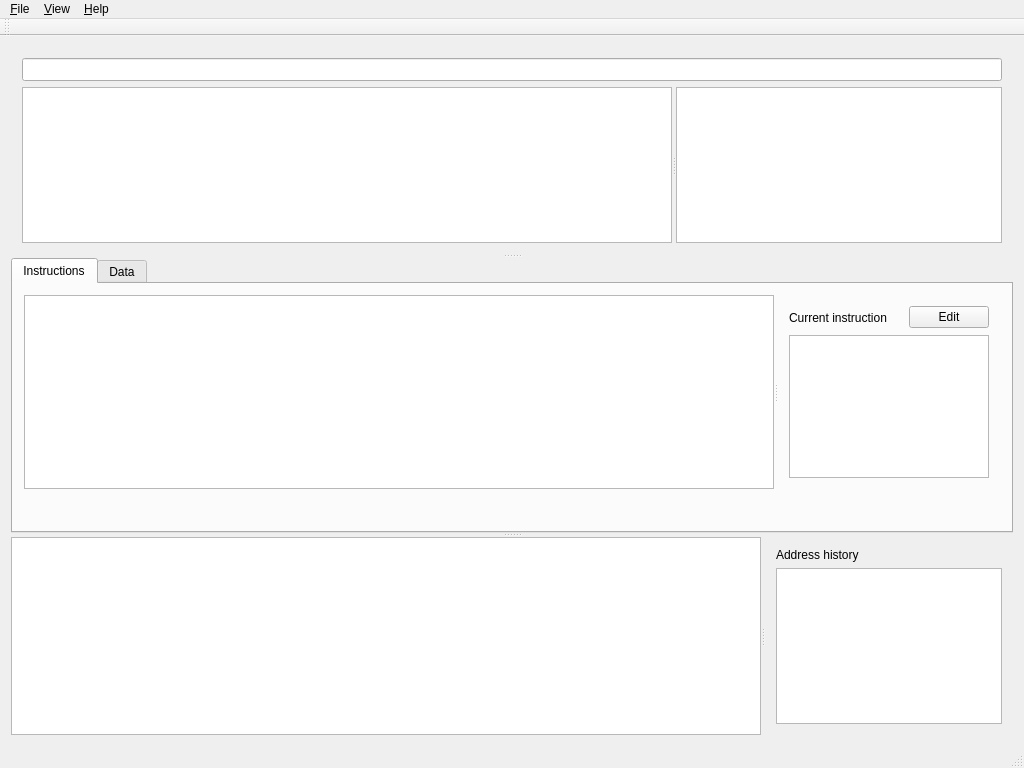
<?xml version="1.0" encoding="UTF-8"?>
<ui version="4.0">
 <class>MainWindow</class>
 <widget class="QMainWindow" name="MainWindow">
  <property name="geometry">
   <rect>
    <x>0</x>
    <y>0</y>
    <width>1024</width>
    <height>768</height>
   </rect>
  </property>
  <property name="windowTitle">
   <string>EmilPRO</string>
  </property>
  <widget class="QWidget" name="centralWidget">
   <layout class="QGridLayout" name="gridLayout">
    <item row="0" column="0">
     <widget class="QSplitter" name="splitter_5">
      <property name="orientation">
       <enum>Qt::Vertical</enum>
      </property>
      <widget class="QWidget" name="layoutWidget">
       <layout class="QVBoxLayout" name="verticalLayout">
        <item>
         <widget class="QLineEdit" name="locationLineEdit">
          <property name="font">
           <font>
            <family>Monospace</family>
            <pointsize>10</pointsize>
            <italic>false</italic>
           </font>
          </property>
         </widget>
        </item>
        <item>
         <widget class="QSplitter" name="splitter">
          <property name="orientation">
           <enum>Qt::Horizontal</enum>
          </property>
          <widget class="QTableView" name="symbolTableView">
           <property name="minimumSize">
            <size>
             <width>650</width>
             <height>0</height>
            </size>
           </property>
           <property name="baseSize">
            <size>
             <width>0</width>
             <height>0</height>
            </size>
           </property>
           <property name="font">
            <font>
             <family>Monospace</family>
             <pointsize>10</pointsize>
             <kerning>true</kerning>
            </font>
           </property>
           <property name="styleSheet">
            <string notr="true"/>
           </property>
           <property name="editTriggers">
            <set>QAbstractItemView::NoEditTriggers</set>
           </property>
           <property name="selectionBehavior">
            <enum>QAbstractItemView::SelectRows</enum>
           </property>
           <property name="showGrid">
            <bool>false</bool>
           </property>
           <attribute name="verticalHeaderVisible">
            <bool>false</bool>
           </attribute>
          </widget>
          <widget class="QTableView" name="referencesTableView">
           <property name="font">
            <font>
             <family>Monospace</family>
             <pointsize>10</pointsize>
            </font>
           </property>
           <property name="editTriggers">
            <set>QAbstractItemView::NoEditTriggers</set>
           </property>
           <property name="selectionBehavior">
            <enum>QAbstractItemView::SelectRows</enum>
           </property>
           <property name="showGrid">
            <bool>false</bool>
           </property>
           <attribute name="horizontalHeaderVisible">
            <bool>false</bool>
           </attribute>
           <attribute name="verticalHeaderVisible">
            <bool>false</bool>
           </attribute>
          </widget>
         </widget>
        </item>
       </layout>
      </widget>
      <widget class="QSplitter" name="splitter_4">
       <property name="orientation">
        <enum>Qt::Vertical</enum>
       </property>
       <widget class="QTabWidget" name="tabWidget">
        <property name="currentIndex">
         <number>0</number>
        </property>
        <widget class="QWidget" name="tab">
         <attribute name="title">
          <string>Instructions</string>
         </attribute>
         <layout class="QGridLayout" name="gridLayout_3">
          <item row="0" column="0">
           <widget class="QSplitter" name="splitter_2">
            <property name="orientation">
             <enum>Qt::Horizontal</enum>
            </property>
            <widget class="QTableView" name="instructionTableView">
             <property name="minimumSize">
              <size>
               <width>750</width>
               <height>0</height>
              </size>
             </property>
             <property name="font">
              <font>
               <family>Monospace</family>
               <pointsize>10</pointsize>
               <italic>false</italic>
              </font>
             </property>
             <property name="selectionBehavior">
              <enum>QAbstractItemView::SelectRows</enum>
             </property>
             <property name="showGrid">
              <bool>false</bool>
             </property>
             <attribute name="horizontalHeaderVisible">
              <bool>true</bool>
             </attribute>
             <attribute name="verticalHeaderVisible">
              <bool>false</bool>
             </attribute>
            </widget>
            <widget class="QWidget" name="layoutWidget2">
             <layout class="QVBoxLayout" name="verticalLayout_2">
              <item>
               <layout class="QHBoxLayout" name="horizontalLayout">
                <item>
                 <widget class="QLabel" name="currentInstructionLabel">
                  <property name="text">
                   <string>Current instruction</string>
                  </property>
                 </widget>
                </item>
                <item>
                 <spacer name="horizontalSpacer">
                  <property name="orientation">
                   <enum>Qt::Horizontal</enum>
                  </property>
                  <property name="sizeHint" stdset="0">
                   <size>
                    <width>13</width>
                    <height>23</height>
                   </size>
                  </property>
                 </spacer>
                </item>
                <item>
                 <widget class="QPushButton" name="editInstructionPushButton">
                  <property name="text">
                   <string>Edit</string>
                  </property>
                 </widget>
                </item>
               </layout>
              </item>
              <item>
               <widget class="QTextEdit" name="instructionTextEdit"/>
              </item>
             </layout>
            </widget>
           </widget>
          </item>
          <item row="1" column="0">
           <widget class="QWidget" name="instructionEncodingLineEdit" native="true">
            <property name="sizePolicy">
             <sizepolicy hsizetype="Expanding" vsizetype="Minimum">
              <horstretch>0</horstretch>
              <verstretch>0</verstretch>
             </sizepolicy>
            </property>
            <property name="minimumSize">
             <size>
              <width>0</width>
              <height>25</height>
             </size>
            </property>
            <property name="baseSize">
             <size>
              <width>0</width>
              <height>25</height>
             </size>
            </property>
           </widget>
          </item>
         </layout>
        </widget>
        <widget class="QWidget" name="tab_2">
         <attribute name="title">
          <string>Data</string>
         </attribute>
         <layout class="QGridLayout" name="gridLayout_2">
          <property name="margin">
           <number>0</number>
          </property>
          <property name="spacing">
           <number>0</number>
          </property>
         </layout>
        </widget>
       </widget>
       <widget class="QSplitter" name="splitter_3">
        <property name="orientation">
         <enum>Qt::Horizontal</enum>
        </property>
        <widget class="QTextEdit" name="sourceTextEdit">
         <property name="minimumSize">
          <size>
           <width>750</width>
           <height>0</height>
          </size>
         </property>
         <property name="font">
          <font>
           <family>Monospace</family>
           <pointsize>10</pointsize>
           <italic>false</italic>
          </font>
         </property>
        </widget>
        <widget class="QWidget" name="layoutWidget3">
         <layout class="QVBoxLayout" name="verticalLayout_3">
          <item>
           <widget class="QLabel" name="addressHistoryLabel">
            <property name="text">
             <string>Address history</string>
            </property>
           </widget>
          </item>
          <item>
           <widget class="QListView" name="addressHistoryListView">
            <property name="font">
             <font>
              <family>Monospace</family>
              <pointsize>10</pointsize>
             </font>
            </property>
           </widget>
          </item>
         </layout>
        </widget>
       </widget>
      </widget>
     </widget>
    </item>
   </layout>
  </widget>
  <widget class="QMenuBar" name="menuBar">
   <property name="geometry">
    <rect>
     <x>0</x>
     <y>0</y>
     <width>1024</width>
     <height>27</height>
    </rect>
   </property>
   <widget class="QMenu" name="menu_File">
    <property name="title">
     <string>&amp;File</string>
    </property>
    <addaction name="action_Open"/>
    <addaction name="separator"/>
    <addaction name="action_Quit"/>
   </widget>
   <widget class="QMenu" name="menu_View">
    <property name="title">
     <string>&amp;View</string>
    </property>
    <addaction name="action_Forward"/>
    <addaction name="action_Backward"/>
    <addaction name="separator"/>
    <addaction name="action_Mangle_names"/>
    <addaction name="action_Toggle_data_instructions"/>
    <addaction name="actionAT_T_syntax_x86"/>
   </widget>
   <widget class="QMenu" name="menu_Help">
    <property name="title">
     <string>&amp;Help</string>
    </property>
    <addaction name="action_About"/>
   </widget>
   <addaction name="menu_File"/>
   <addaction name="menu_View"/>
   <addaction name="menu_Help"/>
  </widget>
  <widget class="QToolBar" name="mainToolBar">
   <attribute name="toolBarArea">
    <enum>TopToolBarArea</enum>
   </attribute>
   <attribute name="toolBarBreak">
    <bool>false</bool>
   </attribute>
  </widget>
  <widget class="QStatusBar" name="statusBar"/>
  <action name="action_Open">
   <property name="text">
    <string>&amp;Open</string>
   </property>
  </action>
  <action name="action_Quit">
   <property name="text">
    <string>&amp;Quit</string>
   </property>
  </action>
  <action name="action_Forward">
   <property name="text">
    <string>&amp;Forward</string>
   </property>
   <property name="shortcut">
    <string>Alt+Right</string>
   </property>
  </action>
  <action name="action_Backward">
   <property name="text">
    <string>&amp;Backward</string>
   </property>
   <property name="shortcut">
    <string>Alt+Left</string>
   </property>
  </action>
  <action name="action_Mangle_names">
   <property name="checkable">
    <bool>true</bool>
   </property>
   <property name="checked">
    <bool>true</bool>
   </property>
   <property name="text">
    <string>&amp;Mangle names</string>
   </property>
  </action>
  <action name="action_Toggle_data_instructions">
   <property name="text">
    <string>&amp;Toggle data/instructions</string>
   </property>
   <property name="shortcut">
    <string>Ctrl+D</string>
   </property>
  </action>
  <action name="actionAT_T_syntax_x86">
   <property name="checkable">
    <bool>true</bool>
   </property>
   <property name="checked">
    <bool>true</bool>
   </property>
   <property name="text">
    <string>&amp;AT&amp;&amp;T syntax (x86)</string>
   </property>
  </action>
  <action name="action_About">
   <property name="text">
    <string>About</string>
   </property>
  </action>
 </widget>
 <layoutdefault spacing="6" margin="11"/>
 <tabstops>
  <tabstop>locationLineEdit</tabstop>
  <tabstop>symbolTableView</tabstop>
  <tabstop>tabWidget</tabstop>
  <tabstop>referencesTableView</tabstop>
 </tabstops>
 <resources/>
 <connections/>
</ui>
